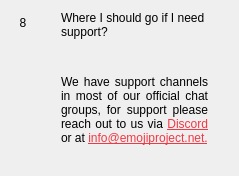
                  <widget class="QWidget" name="widgetFaq8" native="true">
                   <layout class="QHBoxLayout" name="horizontalpage_8" stretch="0,1">
                    <item alignment="Qt::AlignTop">
                     <widget class="QLabel" name="labelNumber8">
                      <property name="minimumSize">
                       <size>
                        <width>24</width>
                        <height>24</height>
                       </size>
                      </property>
                      <property name="maximumSize">
                       <size>
                        <width>16777215</width>
                        <height>24</height>
                       </size>
                      </property>
                      <property name="text">
                       <string>8</string>
                      </property>
                      <property name="alignment">
                       <set>Qt::AlignCenter</set>
                      </property>
                     </widget>
                    </item>
                    <item>
                     <layout class="QVBoxLayout" name="verticalLayoutpage_8">
                      <property name="leftMargin">
                       <number>20</number>
                      </property>
                      <property name="rightMargin">
                       <number>20</number>
                      </property>
                      <item>
                       <widget class="QLabel" name="labelSubtitle8">
                        <property name="text">
                         <string>Where I should go if I need support?</string>
                        </property>
                        <property name="wordWrap">
                         <bool>true</bool>
                        </property>
                       </widget>
                      </item>
                      <item>
                       <spacer name="verticalSpacer_80">
                        <property name="orientation">
                         <enum>Qt::Vertical</enum>
                        </property>
                        <property name="sizeType">
                         <enum>QSizePolicy::Fixed</enum>
                        </property>
                        <property name="sizeHint" stdset="0">
                         <size>
                          <width>20</width>
                          <height>30</height>
                         </size>
                        </property>
                       </spacer>
                      </item>
                      <item>
                       <widget class="QLabel" name="labelContent8">
                        <property name="text">
                         <string>
                           &lt;html&gt;&lt;head/&gt;&lt;body&gt;&lt;p align=&quot;justify&quot;&gt;
                           We have support channels in most of our official chat groups, for support please reach out to us via
                           &lt;a style='color: #f13845' href='https://discord.gg/QDMkgW3'&gt;
                           Discord&lt;/a&gt; or at
                           &lt;a style='color: #f13845' href='mailto://info@emojiproject.net'&gt;
                           info@emojiproject.net.
                           &lt;/p&gt;&lt;/body&gt;&lt;/html&gt;
                         </string>
                        </property>
                        <property name="alignment">
                         <set>Qt::AlignLeading|Qt::AlignLeft|Qt::AlignTop</set>
                        </property>
                        <property name="wordWrap">
                         <bool>true</bool>
                        </property>
                       </widget>
                      </item>
                      <item>
                       <spacer name="verticalSpacer_81">
                        <property name="orientation">
                         <enum>Qt::Vertical</enum>
                        </property>
                        <property name="sizeHint" stdset="0">
                         <size>
                          <width>20</width>
                          <height>20</height>
                         </size>
                        </property>
                       </spacer>
                      </item>
                     </layout>
                    </item>
                   </layout>
                  </widget>
